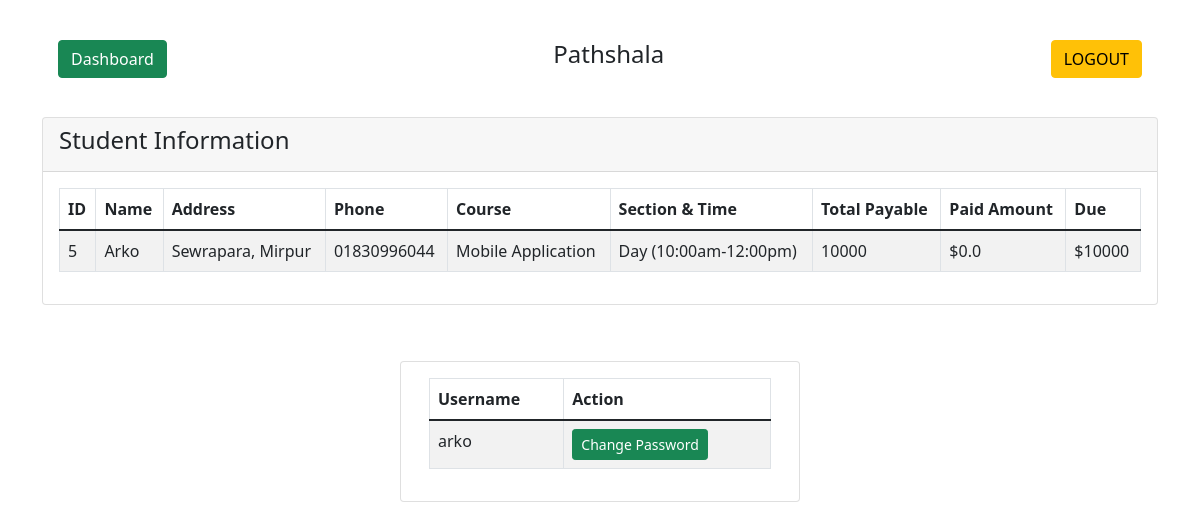
Screenshot of /auth/student/index.php (signed in) with the database file from the repository.
### tables this page shows
CREATE TABLE `students` (
  `id` int(255) NOT NULL,
  `name` varchar(255) NOT NULL,
  `address` varchar(255) NOT NULL,
  `phone` varchar(255) NOT NULL,
  `course` varchar(255) NOT NULL,
  `section` varchar(255) NOT NULL,
  `total_payment` varchar(255) NOT NULL,
  `user_name` varchar(255) NOT NULL,
  `status` enum('1','0') NOT NULL DEFAULT '1',
  `date_time` datetime NOT NULL DEFAULT current_timestamp()
);

CREATE TABLE `user_std` (
  `std_id` int(255) NOT NULL,
  `user_name` varchar(255) NOT NULL,
  `password` varchar(255) NOT NULL
);

### auth/student/index.php (the view, shortened to what this page needs)
<?php
require '../../db/dbcon.php';
  if (isset($_SESSION['std_user_name'])) {
?>
<!DOCTYPE html>
<html lang="en">
    <head>
		<link href="https://cdn.jsdelivr.net/npm/bootstrap@5.1.3/dist/css/bootstrap.min.css" rel="stylesheet">
		<link rel="stylesheet" href="//cdn.jsdelivr.net/npm/alertifyjs@1.13.1/build/css/alertify.min.css"/>
    </head>
    <body class="sb-nav-fixed">
<?php $username = $_SESSION['std_user_name'];?>
	<?php
	$query = "SELECT * FROM students WHERE user_name = '$username'";
	$query_run = mysqli_query($con, $query);
	if(mysqli_num_rows($query_run) > 0)
	{
		foreach($query_run as $user)
		{
?>
<div class="container mt-4">
    <div class="row">
        <div class="col-md-12">
		<div class="card-body">
                    <h4 class="text-center">Pathshala
                        <a href="#" class="btn btn-success float-start mr">Dashboard</a>
						<a href="logout.php" class="btn btn-warning float-end">LOGOUT</a>
                    </h4>
                </div>
				<br />
            <div class="card">
			<div class="card-header">
				<h4>Student Information
				</h4>
			</div>
			<div class="card-body">
			<table id="myTable" class="table table-bordered table-striped">
				<thead>
					<tr>
						<th>ID</th>
						<th>Name</th>
						<th>Address</th>
						<th>Phone</th>
						<th>Course</th>
						<th>Section & Time</th>
						<th>Total Payable</th>
						<th>Paid Amount</th>
						<th>Due</th>
					</tr>
				</thead>
				<tbody>
					<?php
					$query = "SELECT * FROM students WHERE user_name= '$username'";
					$query_run = mysqli_query($con, $query);
					if(mysqli_num_rows($query_run) > 0)
					{
						foreach($query_run as $student)
						{
							?>
							<tr>
								<td><?= $user['id'] ?></td>
								<td><?= $user['name'] ?></td>
								<td><?= $user['address'] ?></td>
								<td><?= $user['phone'] ?></td>
								<td><?= $user['course'] ?></td>
								<?php
								if($user['section'] == 'Day'){
								?>
								<td><?= $user['section'].' (10:00am-12:00pm)' ?></td>
								<?php
								}else{
									?>
								<td><?= $user['section'].' (06:00pm-08:00pm)' ?></td>
								<?php
								}
								?>
								<td><?= $user['total_payment'] ?></td>
								<td>
								<?php
								$sid =  $user['id'] ;
								$query = "SELECT SUM(amount) FROM payment
								where s_id =  $sid";
								$query_run = mysqli_query($con, $query);
								while($amount = mysqli_fetch_array($query_run))
								{
									if($amount['SUM(amount)'] <= 0)
									{
										echo "$0.0";
									}
									else
									{
										echo '$'.$amount['SUM(amount)'];
									}
								}
								?>
								</td>
								<td>
								<?php
								$sid =  $user['id'] ;
								$query = "SELECT SUM(total_payment) FROM students
								where id =  $sid";
								$query_run = mysqli_query($con, $query);
								while($total_payment = mysqli_fetch_array($query_run))
								{
								 $calculate = $total_payment['SUM(total_payment)'];
								 $query = "SELECT SUM(amount) FROM payment
								 where s_id =  $sid";
								 $query_run = mysqli_query($con, $query);
								 while($amount = mysqli_fetch_array($query_run))
								 {
								  $payable = $amount['SUM(amount)'];
								  $totalsum = $calculate - $payable;
								  if($totalsum >0) {
									  echo '$'.$totalsum;
								  }else{
									  echo '$'.$totalsum.' B';
								  }
								 }
								}
								?>
								</td>
							</tr>
							<?php
						}
					}
					?>
					</tbody>
				</table>
                </div>
            </div>
        </div>
    </div>
</div>
<br />
<br />
<div class="card container mt-2 col-md-4">
<div class="card-body">
<table id="myTable" class="table table-bordered table-striped">
<thead>
	<tr>
		<th>Username</th>
		<th>Action</th>
	</tr>
</thead>
<tbody>
	<?php
	$query = "SELECT * FROM user_std WHERE user_name = '$username'";
	$query_run = mysqli_query($con, $query);
	if(mysqli_num_rows($query_run) > 0)
	{
		foreach($query_run as $std)
		{
			?>
			<tr>
				<td><?= $std['user_name'] ?></td>
				<td>
					<button type="button" value="<?=$std['std_id'];?>" class="editStudentBtn btn btn-success btn-sm">Change Password</button>
				</td>
			</tr>
			<?php
		}
	}
	?>
</tbody>
</table>
</div>
</div>
<?php
		}
	}
?>
<?php
}else {
   header("Location: login.php");
}
 ?>

### rows the page displays
students: id "5", name "Arko", address "Sewrapara, Mirpur", phone "01830996044", course "Mobile Application", section "Day", total_payment "10000", totalsum "10000"
user_std: user_name "arko", $std['std_id'] 5 (drawn)
